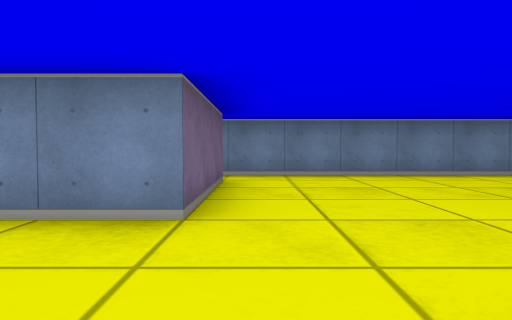
View 1 (above)

18 first-person views from a walk through a cub3D level. The camera is about half as high as the walls, tilts 2° down and sees 70° across. The floor is counted in squares. Each view is taken from the middle of a square. On the plan, view 1 faces up. The plan holds only what a view shows up to about 9 squares ahead; the rest is blank.

View 2
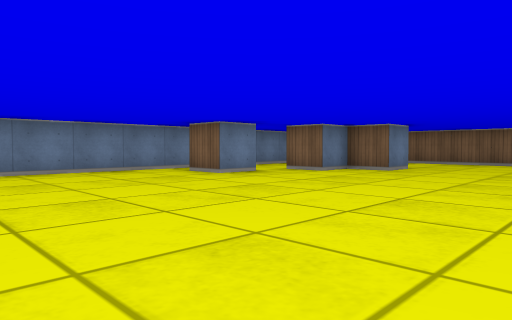

View 3
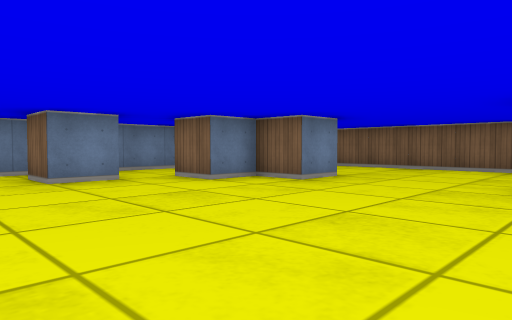

View 4
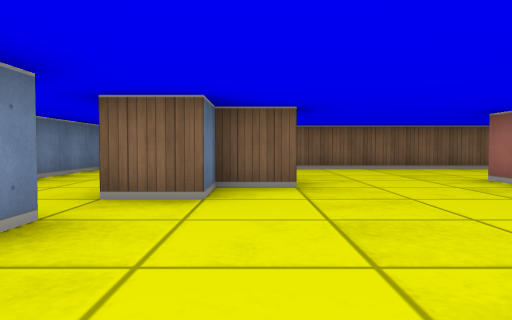

View 5
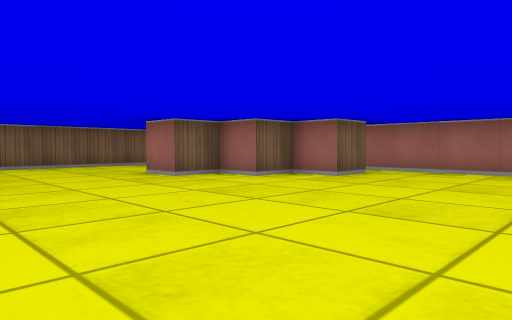

View 6
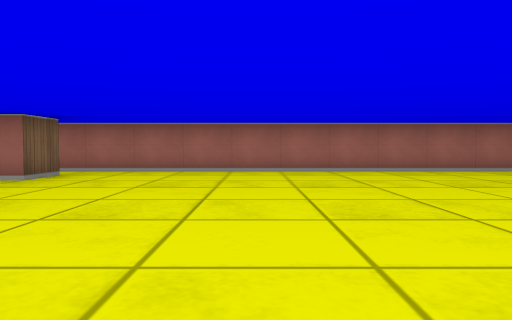

View 7
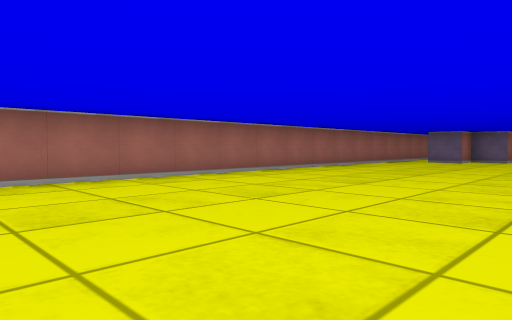

View 8
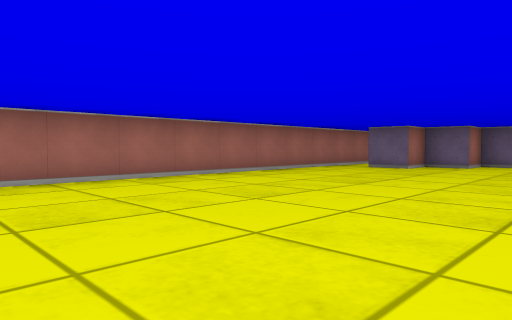

View 9
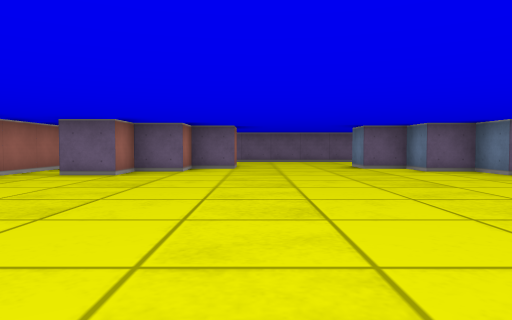

View 10
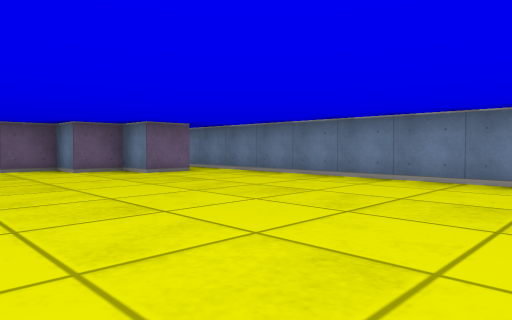

View 11
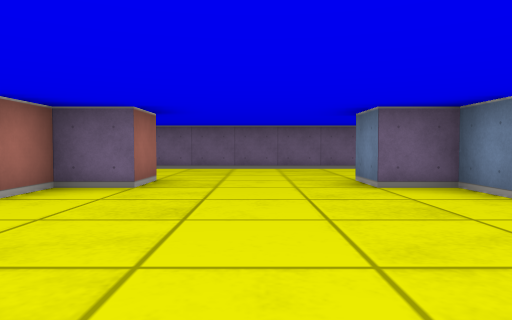

View 12
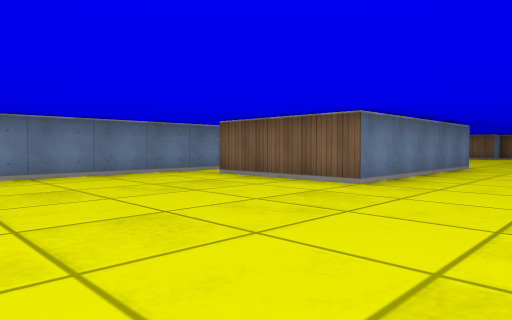

View 13
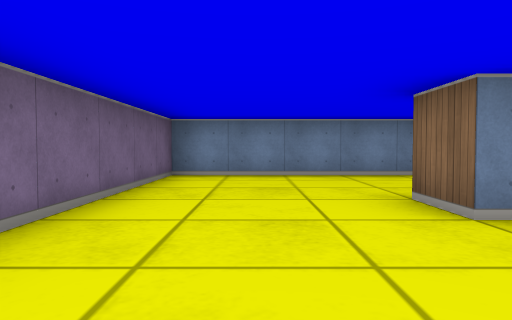

View 14
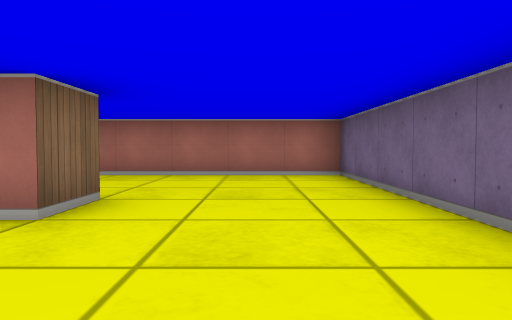

View 15
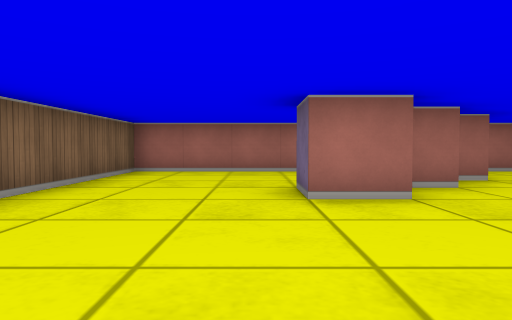

View 16
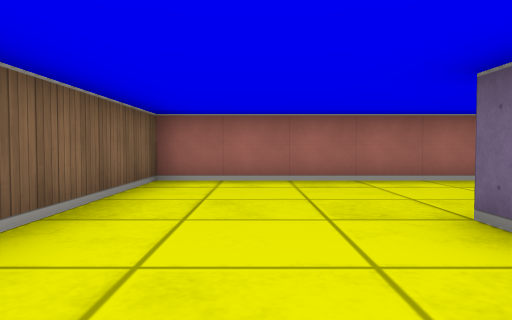

View 17
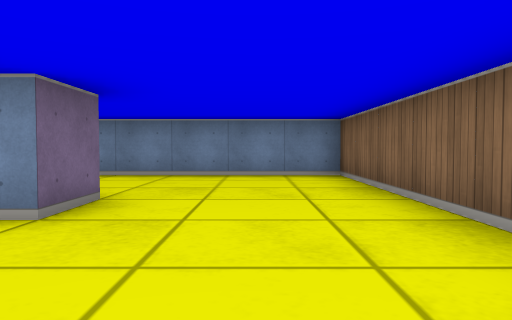

View 18
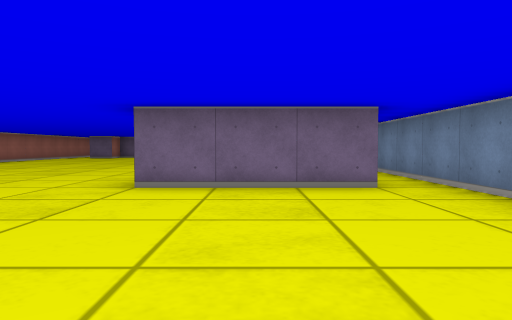

### Floor plan
Points are (right, up) in squares from view 1. A wall is a line through its corners. A room is listed if a view was taken in it or the views show most of it. See-through windows are left out.
Room 1 (views 1, 2, 3, 4, 5, 6, 7, 8, 9, 10, 11, 12, 13, 14, 15, 16, 17, 18)
walls: (-0.5, 5.5) (-0.5, 2.5) (-5.5, 2.5) (-5.5, 5.5); (5.5, 4.5) (4.5, 4.5) (4.5, 5.5); (5.5, -3.5) (5.5, -2.5) (6.5, -2.5) (6.5, -1.5) (7.5, -1.5) (7.5, -0.5) (8.5, -0.5) (8.5, -1.5); (-12.5, 5.5) (-12.5, 4.5) (-13.5, 4.5) (-13.5, 3.5) (-14.5, 3.5) (-14.5, 2.5) (-15.5, 2.5) (-15.5, 3.5); (8.5, 3.5) (8.5, 2.5) (7.5, 2.5) (7.5, 3.5) (6.5, 3.5) (6.5, 4.5); (-15.5, -1.5) (-15.5, -0.5) (-14.5, -0.5) (-14.5, -1.5) (-13.5, -1.5) (-13.5, -2.5) (-12.5, -2.5) (-12.5, -3.5); (11.5, -4.5) (11.5, 6.5) (-18.5, 6.5) (-18.5, -4.5) (11.5, -4.5)

Positions as (right, up) in squares from view 1, and headings:
1: (0, 0), facing up
2: (0, -1), facing up-right
3: (3, -1), facing up-right
4: (3, 3), facing right
5: (2, 3), facing down-right
6: (2, 3), facing down
7: (0, 1), facing down-left
8: (-4, 1), facing down-left
9: (-6, 0), facing left
10: (-6, 1), facing up-left
11: (-10, 1), facing left
12: (-10, 0), facing up-right
13: (-17, 0), facing up
14: (-17, 2), facing down
15: (9, 3), facing down
16: (10, 1), facing down
17: (10, 0), facing up
18: (4, 4), facing left
